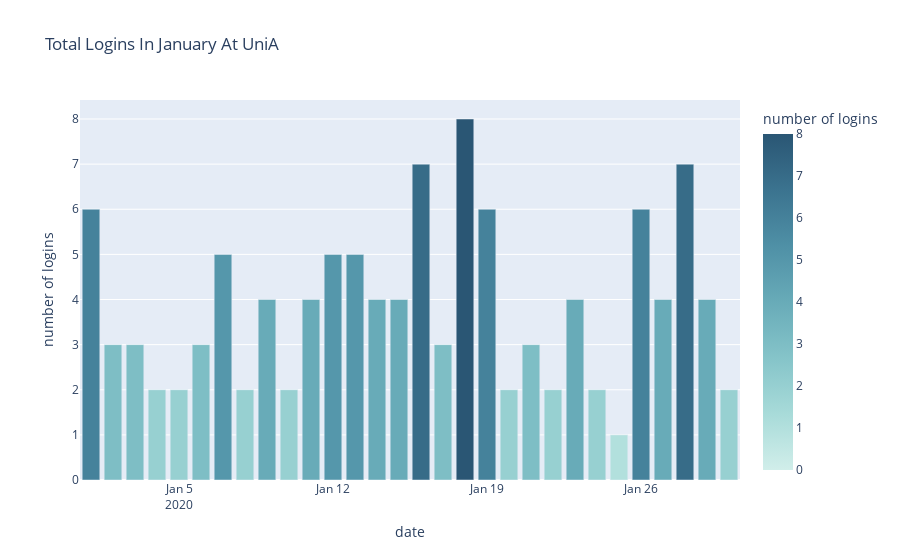

Notebook code cell kept with this figure:
### Code cell
from chart_helper import make_login_chart
from queries import make_queries_get_df

login_by_january_df = make_queries_get_df('''
  SELECT status, association, todate(login_time) as date
  FROM user_by_activity 
  WHERE month = 1
  AND login_time >= '2020-01-01T00:00:00'
  AND login_time < '2020-02-01T00:00:00';
  ''')
  
make_login_chart(login_by_january_df, 'Total Logins In January At UniA', 'uniA', None, 'd')

### Figure 1 — Plotly figure (JSON) as saved in the notebook; plotly's stock layout.template omitted (floating-point values rounded to 4 significant figures)
{"data": [{"alignmentgroup": "True", "hovertemplate": "date=%{x}<br>number of logins=%{marker.color}<extra></extra>", "legendgroup": "", "marker": {"color": [6, 3, 3, 2, 2, 3, 5, 2, 4, 2, 4, 5, 5, 4, 4, 7, 3, 8, 6, 2, 3, 2, 4, 2, 1, 6, 4, 7, 4, 2], "coloraxis": "coloraxis"}, "name": "", "offsetgroup": "", "orientation": "v", "showlegend": false, "textposition": "auto", "type": "bar", "x": ["2020-01-01T00:00:00", "2020-01-02T00:00:00", "2020-01-03T00:00:00", "2020-01-04T00:00:00", "2020-01-05T00:00:00", "2020-01-06T00:00:00", "2020-01-07T00:00:00", "2020-01-08T00:00:00", "2020-01-09T00:00:00", "2020-01-10T00:00:00", "2020-01-11T00:00:00", "2020-01-12T00:00:00", "2020-01-13T00:00:00", "2020-01-14T00:00:00", "2020-01-15T00:00:00", "2020-01-16T00:00:00", "2020-01-17T00:00:00", "2020-01-18T00:00:00", "2020-01-19T00:00:00", "2020-01-20T00:00:00", "2020-01-21T00:00:00", "2020-01-22T00:00:00", "2020-01-23T00:00:00", "2020-01-24T00:00:00", "2020-01-25T00:00:00", "2020-01-26T00:00:00", "2020-01-27T00:00:00", "2020-01-28T00:00:00", "2020-01-29T00:00:00", "2020-01-30T00:00:00"], "xaxis": "x", "y": [6, 3, 3, 2, 2, 3, 5, 2, 4, 2, 4, 5, 5, 4, 4, 7, 3, 8, 6, 2, 3, 2, 4, 2, 1, 6, 4, 7, 4, 2], "yaxis": "y"}], "layout": {"barmode": "relative", "coloraxis": {"cmax": 8, "cmid": 4, "cmin": 0, "colorbar": {"title": {"text": "number of logins"}}, "colorscale": [[0, "rgb(209, 238, 234)"], [0.1667, "rgb(168, 219, 217)"], [0.3333, "rgb(133, 196, 201)"], [0.5, "rgb(104, 171, 184)"], [0.6667, "rgb(79, 144, 166)"], [0.8333, "rgb(59, 115, 143)"], [1, "rgb(42, 86, 116)"]]}, "legend": {"tracegroupgap": 0}, "title": {"text": "Total Logins In January At UniA"}, "xaxis": {"anchor": "y", "domain": [0, 1], "title": {"text": "date"}}, "yaxis": {"anchor": "x", "domain": [0, 1], "title": {"text": "number of logins"}}}}
